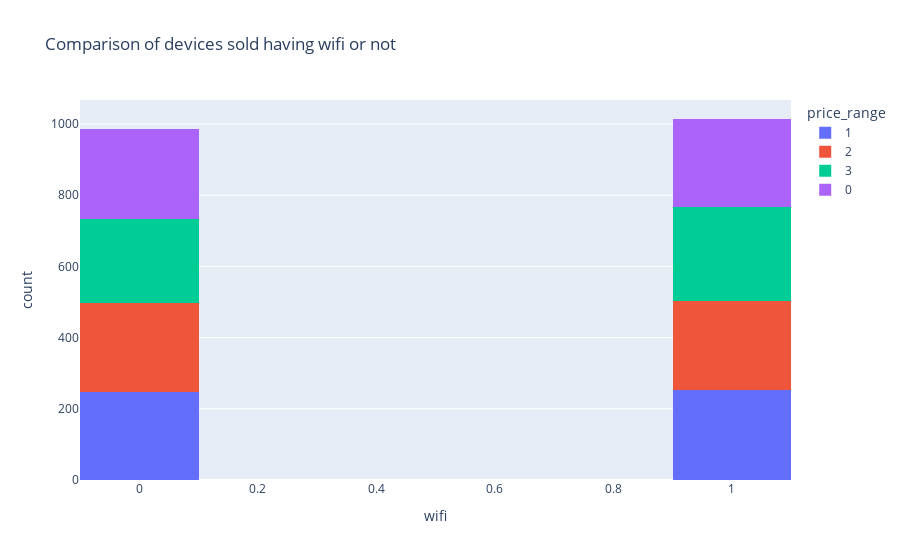

Source (notebook cell):
### Code cell
# wifi column

px.histogram(data_frame=df,x="wifi",title="Comparison of devices sold having wifi or not",color="price_range",nbins=10)

### Figure 1 — Plotly figure (JSON) as saved in the notebook; plotly's stock layout.template omitted (floating-point values rounded to 4 significant figures; data arrays with more than 128 entries replaced by an {"elided": "..."} marker saying what was removed)
{"data": [{"alignmentgroup": "True", "bingroup": "x", "hovertemplate": "price_range=1<br>wifi=%{x}<br>count=%{y}<extra></extra>", "legendgroup": "1", "marker": {"color": "#636efa"}, "name": "1", "nbinsx": 10, "offsetgroup": "1", "orientation": "v", "showlegend": true, "type": "histogram", "x": {"elided": "500 int values"}, "xaxis": "x", "yaxis": "y"}, {"alignmentgroup": "True", "bingroup": "x", "hovertemplate": "price_range=2<br>wifi=%{x}<br>count=%{y}<extra></extra>", "legendgroup": "2", "marker": {"color": "#EF553B"}, "name": "2", "nbinsx": 10, "offsetgroup": "2", "orientation": "v", "showlegend": true, "type": "histogram", "x": {"elided": "500 int values"}, "xaxis": "x", "yaxis": "y"}, {"alignmentgroup": "True", "bingroup": "x", "hovertemplate": "price_range=3<br>wifi=%{x}<br>count=%{y}<extra></extra>", "legendgroup": "3", "marker": {"color": "#00cc96"}, "name": "3", "nbinsx": 10, "offsetgroup": "3", "orientation": "v", "showlegend": true, "type": "histogram", "x": {"elided": "500 int values"}, "xaxis": "x", "yaxis": "y"}, {"alignmentgroup": "True", "bingroup": "x", "hovertemplate": "price_range=0<br>wifi=%{x}<br>count=%{y}<extra></extra>", "legendgroup": "0", "marker": {"color": "#ab63fa"}, "name": "0", "nbinsx": 10, "offsetgroup": "0", "orientation": "v", "showlegend": true, "type": "histogram", "x": {"elided": "500 int values"}, "xaxis": "x", "yaxis": "y"}], "layout": {"barmode": "relative", "legend": {"title": {"text": "price_range"}, "tracegroupgap": 0}, "title": {"text": "Comparison of devices sold having wifi or not"}, "xaxis": {"anchor": "y", "domain": [0, 1], "title": {"text": "wifi"}}, "yaxis": {"anchor": "x", "domain": [0, 1], "title": {"text": "count"}}}}
